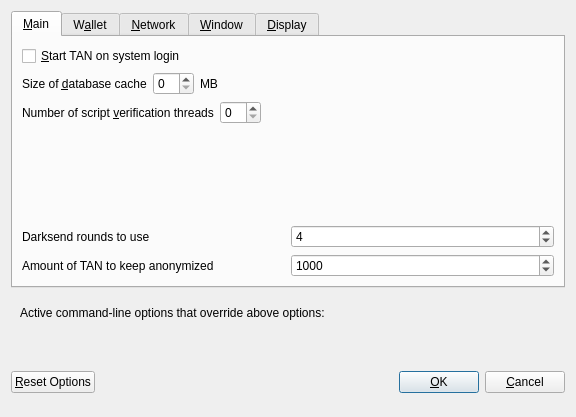
<?xml version="1.0" encoding="UTF-8"?>
<ui version="4.0">
 <class>OptionsDialog</class>
 <widget class="QDialog" name="OptionsDialog">
  <property name="geometry">
   <rect>
    <x>0</x>
    <y>0</y>
    <width>576</width>
    <height>417</height>
   </rect>
  </property>
  <property name="windowTitle">
   <string>Options</string>
  </property>
  <property name="modal">
   <bool>true</bool>
  </property>
  <layout class="QVBoxLayout" name="verticalLayout">
   <item>
    <widget class="QTabWidget" name="tabWidget">
     <property name="currentIndex">
      <number>0</number>
     </property>
     <widget class="QWidget" name="tabMain">
      <attribute name="title">
       <string>&amp;Main</string>
      </attribute>
      <layout class="QVBoxLayout" name="verticalLayout_Main">
       <item>
        <widget class="QCheckBox" name="bitcoinAtStartup">
         <property name="toolTip">
          <string>Automatically start TAN after logging in to the system.</string>
         </property>
         <property name="text">
          <string>&amp;Start TAN on system login</string>
         </property>
        </widget>
       </item>
       <item>
        <layout class="QHBoxLayout" name="horizontalLayout_2_Main">
         <item>
          <widget class="QLabel" name="databaseCacheLabel">
           <property name="text">
            <string>Size of &amp;database cache</string>
           </property>
           <property name="textFormat">
            <enum>Qt::PlainText</enum>
           </property>
           <property name="buddy">
            <cstring>databaseCache</cstring>
           </property>
          </widget>
         </item>
         <item>
          <widget class="QSpinBox" name="databaseCache"/>
         </item>
         <item>
          <widget class="QLabel" name="databaseCacheUnitLabel">
           <property name="text">
            <string>MB</string>
           </property>
           <property name="textFormat">
            <enum>Qt::PlainText</enum>
           </property>
          </widget>
         </item>
         <item>
          <spacer name="horizontalSpacer_2_Main">
           <property name="orientation">
            <enum>Qt::Horizontal</enum>
           </property>
           <property name="sizeHint" stdset="0">
            <size>
             <width>40</width>
             <height>20</height>
            </size>
           </property>
          </spacer>
         </item>
        </layout>
       </item>
       <item>
        <layout class="QHBoxLayout" name="horizontalLayout_3_Main">
         <item>
          <widget class="QLabel" name="threadsScriptVerifLabel">
           <property name="text">
            <string>Number of script &amp;verification threads</string>
           </property>
           <property name="textFormat">
            <enum>Qt::PlainText</enum>
           </property>
           <property name="buddy">
            <cstring>threadsScriptVerif</cstring>
           </property>
          </widget>
         </item>
         <item>
          <widget class="QSpinBox" name="threadsScriptVerif">
           <property name="toolTip">
            <string>(0 = auto, &lt;0 = leave that many cores free)</string>
           </property>
          </widget>
         </item>
         <item>
          <spacer name="horizontalSpacer_3_Main">
           <property name="orientation">
            <enum>Qt::Horizontal</enum>
           </property>
           <property name="sizeHint" stdset="0">
            <size>
             <width>40</width>
             <height>20</height>
            </size>
           </property>
          </spacer>
         </item>
        </layout>
       </item>
       <item>
        <spacer name="verticalSpacer_Main">
         <property name="orientation">
          <enum>Qt::Vertical</enum>
         </property>
         <property name="sizeHint" stdset="0">
          <size>
           <width>20</width>
           <height>40</height>
          </size>
         </property>
        </spacer>
       </item>
       <item>
        <layout class="QHBoxLayout" name="horizontalLayout_4_Main">
         <item>
          <widget class="QLabel" name="label">
           <property name="toolTip">
            <string>This setting determines the amount of individual masternodes that an input will be anonymized through.&lt;br/&gt;More rounds of anonymization gives a higher degree of privacy, but also costs more in fees.</string>
           </property>
           <property name="text">
            <string>Darksend rounds to use</string>
           </property>
          </widget>
         </item>
         <item>
          <widget class="QSpinBox" name="DarksendRounds">
           <property name="minimum">
            <number>2</number>
           </property>
           <property name="maximum">
            <number>8</number>
           </property>
           <property name="value">
            <number>4</number>
           </property>
          </widget>
         </item>
        </layout>
       </item>
       <item>
        <layout class="QHBoxLayout" name="horizontalLayout">
         <item>
          <widget class="QLabel" name="label_2">
           <property name="toolTip">
            <string>This amount acts as a threshold to turn off Darksend once it's reached.</string>
           </property>
           <property name="statusTip">
            <string notr="true"/>
           </property>
           <property name="whatsThis">
            <string notr="true"/>
           </property>
           <property name="accessibleName">
            <string notr="true"/>
           </property>
           <property name="accessibleDescription">
            <string notr="true"/>
           </property>
           <property name="text">
            <string>Amount of TAN to keep anonymized</string>
           </property>
          </widget>
         </item>
         <item>
          <widget class="QSpinBox" name="anonymizeTAN">
           <property name="minimum">
            <number>100</number>
           </property>
           <property name="maximum">
            <number>100000</number>
           </property>
           <property name="singleStep">
            <number>100</number>
           </property>
           <property name="value">
            <number>1000</number>
           </property>
          </widget>
         </item>
        </layout>
       </item>
      </layout>
     </widget>
     <widget class="QWidget" name="tabWallet">
      <attribute name="title">
       <string>W&amp;allet</string>
      </attribute>
      <layout class="QVBoxLayout" name="verticalLayout_Wallet">
       <item>
        <widget class="QGroupBox" name="groupBox">
         <property name="title">
          <string>Expert</string>
         </property>
         <layout class="QVBoxLayout" name="verticalLayout_2">
          <item>
           <widget class="QCheckBox" name="coinControlFeatures">
            <property name="toolTip">
             <string>Whether to show coin control features or not.</string>
            </property>
            <property name="text">
             <string>Enable coin &amp;control features</string>
            </property>
           </widget>
          </item>
          <item>
           <widget class="QCheckBox" name="showMasternodesTab">
            <property name="toolTip">
             <string>Show additional tab listing all your masternodes in first sub-tab&lt;br/&gt;and all masternodes on the network in second sub-tab.</string>
            </property>
            <property name="text">
             <string>Show Masternodes Tab</string>
            </property>
           </widget>
          </item>
          <item>
           <widget class="QCheckBox" name="spendZeroConfChange">
            <property name="toolTip">
             <string>If you disable the spending of unconfirmed change, the change from a transaction&lt;br/&gt;cannot be used until that transaction has at least one confirmation.&lt;br/&gt;This also affects how your balance is computed.</string>
            </property>
            <property name="text">
             <string>&amp;Spend unconfirmed change</string>
            </property>
           </widget>
          </item>
         </layout>
        </widget>
       </item>
       <item>
        <spacer name="verticalSpacer_Wallet">
         <property name="orientation">
          <enum>Qt::Vertical</enum>
         </property>
         <property name="sizeHint" stdset="0">
          <size>
           <width>20</width>
           <height>40</height>
          </size>
         </property>
        </spacer>
       </item>
      </layout>
     </widget>
     <widget class="QWidget" name="tabNetwork">
      <attribute name="title">
       <string>&amp;Network</string>
      </attribute>
      <layout class="QVBoxLayout" name="verticalLayout_Network">
       <item>
        <widget class="QCheckBox" name="mapPortUpnp">
         <property name="toolTip">
          <string>Automatically open the TAN client port on the router. This only works when your router supports UPnP and it is enabled.</string>
         </property>
         <property name="text">
          <string>Map port using &amp;UPnP</string>
         </property>
        </widget>
       </item>
       <item>
        <widget class="QCheckBox" name="allowIncoming">
         <property name="toolTip">
          <string>Accept connections from outside</string>
         </property>
         <property name="text">
          <string>Allow incoming connections</string>
         </property>
        </widget>
       </item>
       <item>
        <widget class="QCheckBox" name="connectSocks">
         <property name="toolTip">
          <string>Connect to the TAN network through a SOCKS5 proxy.</string>
         </property>
         <property name="text">
          <string>&amp;Connect through SOCKS5 proxy (default proxy):</string>
         </property>
        </widget>
       </item>
       <item>
        <layout class="QHBoxLayout" name="horizontalLayout_1_Network">
         <item>
          <widget class="QLabel" name="proxyIpLabel">
           <property name="text">
            <string>Proxy &amp;IP:</string>
           </property>
           <property name="textFormat">
            <enum>Qt::PlainText</enum>
           </property>
           <property name="buddy">
            <cstring>proxyIp</cstring>
           </property>
          </widget>
         </item>
         <item>
          <widget class="QValidatedLineEdit" name="proxyIp">
           <property name="minimumSize">
            <size>
             <width>140</width>
             <height>0</height>
            </size>
           </property>
           <property name="maximumSize">
            <size>
             <width>140</width>
             <height>16777215</height>
            </size>
           </property>
           <property name="toolTip">
            <string>IP address of the proxy (e.g. IPv4: 127.0.0.1 / IPv6: ::1)</string>
           </property>
          </widget>
         </item>
         <item>
          <widget class="QLabel" name="proxyPortLabel">
           <property name="text">
            <string>&amp;Port:</string>
           </property>
           <property name="textFormat">
            <enum>Qt::PlainText</enum>
           </property>
           <property name="buddy">
            <cstring>proxyPort</cstring>
           </property>
          </widget>
         </item>
         <item>
          <widget class="QLineEdit" name="proxyPort">
           <property name="minimumSize">
            <size>
             <width>55</width>
             <height>0</height>
            </size>
           </property>
           <property name="maximumSize">
            <size>
             <width>55</width>
             <height>16777215</height>
            </size>
           </property>
           <property name="toolTip">
            <string>Port of the proxy (e.g. 18404)</string>
           </property>
          </widget>
         </item>
         <item>
          <spacer name="horizontalSpacer_1_Network">
           <property name="orientation">
            <enum>Qt::Horizontal</enum>
           </property>
           <property name="sizeHint" stdset="0">
            <size>
             <width>40</width>
             <height>20</height>
            </size>
           </property>
          </spacer>
         </item>
        </layout>
       </item>
       <item>
        <spacer name="verticalSpacer_Network">
         <property name="orientation">
          <enum>Qt::Vertical</enum>
         </property>
         <property name="sizeHint" stdset="0">
          <size>
           <width>20</width>
           <height>40</height>
          </size>
         </property>
        </spacer>
       </item>
      </layout>
     </widget>
     <widget class="QWidget" name="tabWindow">
      <attribute name="title">
       <string>&amp;Window</string>
      </attribute>
      <layout class="QVBoxLayout" name="verticalLayout_Window">
       <item>
        <widget class="QCheckBox" name="minimizeToTray">
         <property name="toolTip">
          <string>Show only a tray icon after minimizing the window.</string>
         </property>
         <property name="text">
          <string>&amp;Minimize to the tray instead of the taskbar</string>
         </property>
        </widget>
       </item>
       <item>
        <widget class="QCheckBox" name="minimizeOnClose">
         <property name="toolTip">
          <string>Minimize instead of exit the application when the window is closed. When this option is enabled, the application will be closed only after selecting Quit in the menu.</string>
         </property>
         <property name="text">
          <string>M&amp;inimize on close</string>
         </property>
        </widget>
       </item>
       <item>
        <spacer name="verticalSpacer_Window">
         <property name="orientation">
          <enum>Qt::Vertical</enum>
         </property>
         <property name="sizeHint" stdset="0">
          <size>
           <width>20</width>
           <height>40</height>
          </size>
         </property>
        </spacer>
       </item>
      </layout>
     </widget>
     <widget class="QWidget" name="tabDisplay">
      <attribute name="title">
       <string>&amp;Display</string>
      </attribute>
      <layout class="QVBoxLayout" name="verticalLayout_Display">
       <item>
        <layout class="QHBoxLayout" name="horizontalLayout_1_Display">
         <item>
          <widget class="QLabel" name="langLabel">
           <property name="text">
            <string>User Interface &amp;language:</string>
           </property>
           <property name="textFormat">
            <enum>Qt::PlainText</enum>
           </property>
           <property name="buddy">
            <cstring>lang</cstring>
           </property>
          </widget>
         </item>
         <item>
          <widget class="QValueComboBox" name="lang">
           <property name="toolTip">
            <string>The user interface language can be set here. This setting will take effect after restarting TAN.</string>
           </property>
          </widget>
         </item>
        </layout>
       </item>
       <item>
        <widget class="QLabel" name="label_3">
         <property name="toolTip">
          <string notr="true"/>
         </property>
         <property name="statusTip">
          <string notr="true"/>
         </property>
         <property name="whatsThis">
          <string notr="true"/>
         </property>
         <property name="accessibleName">
          <string notr="true"/>
         </property>
         <property name="text">
          <string>Language missing or translation incomplete? Help contributing translations here:
https://www.transifex.com/taurusnetwork-project/taurusnetwork-project-translations</string>
         </property>
         <property name="wordWrap">
          <bool>true</bool>
         </property>
         <property name="openExternalLinks">
          <bool>true</bool>
         </property>
         <property name="textInteractionFlags">
          <set>Qt::TextBrowserInteraction</set>
         </property>
        </widget>
       </item>
       <item>
        <layout class="QHBoxLayout" name="horizontalLayout_4_Display" stretch="0,0">
         <item>
          <widget class="QLabel" name="themeLabel">
           <property name="text">
            <string>User Interface Theme:</string>
           </property>
          </widget>
         </item>
         <item>
          <widget class="QValueComboBox" name="theme"/>
         </item>
        </layout>
       </item>
       <item>
        <widget class="Line" name="line">
         <property name="orientation">
          <enum>Qt::Horizontal</enum>
         </property>
        </widget>
       </item>
       <item>
        <layout class="QHBoxLayout" name="horizontalLayout_2_Display">
         <item>
          <widget class="QLabel" name="unitLabel">
           <property name="text">
            <string>&amp;Unit to show amounts in:</string>
           </property>
           <property name="textFormat">
            <enum>Qt::PlainText</enum>
           </property>
           <property name="buddy">
            <cstring>unit</cstring>
           </property>
          </widget>
         </item>
         <item>
          <widget class="QValueComboBox" name="unit">
           <property name="toolTip">
            <string>Choose the default subdivision unit to show in the interface and when sending coins.</string>
           </property>
          </widget>
         </item>
        </layout>
       </item>
       <item>
        <layout class="QHBoxLayout" name="horizontalLayout_5_Display">
         <item>
          <widget class="QLabel" name="digitsLabel">
           <property name="text">
            <string>Decimal digits</string>
           </property>
          </widget>
         </item>
         <item>
          <widget class="QValueComboBox" name="digits"/>
         </item>
        </layout>
       </item>
       <item>
        <layout class="QHBoxLayout" name="horizontalLayout_3_Display">
         <item>
          <widget class="QLabel" name="thirdPartyTxUrlsLabel">
           <property name="toolTip">
            <string>Third party URLs (e.g. a block explorer) that appear in the transactions tab as context menu items. %s in the URL is replaced by transaction hash. Multiple URLs are separated by vertical bar |.</string>
           </property>
           <property name="text">
            <string>Third party transaction URLs</string>
           </property>
           <property name="buddy">
            <cstring>thirdPartyTxUrls</cstring>
           </property>
          </widget>
         </item>
         <item>
          <widget class="QLineEdit" name="thirdPartyTxUrls">
           <property name="toolTip">
            <string>Third party URLs (e.g. a block explorer) that appear in the transactions tab as context menu items. %s in the URL is replaced by transaction hash. Multiple URLs are separated by vertical bar |.</string>
           </property>
          </widget>
         </item>
        </layout>
       </item>
       <item>
        <spacer name="verticalSpacer">
         <property name="orientation">
          <enum>Qt::Vertical</enum>
         </property>
         <property name="sizeHint" stdset="0">
          <size>
           <width>20</width>
           <height>40</height>
          </size>
         </property>
        </spacer>
       </item>
      </layout>
     </widget>
    </widget>
   </item>
   <item>
    <widget class="QFrame" name="frame">
     <layout class="QVBoxLayout" name="verticalLayout_Bottom">
      <item>
       <layout class="QHBoxLayout" name="horizontalLayout_Bottom">
        <item>
         <widget class="QLabel" name="overriddenByCommandLineInfoLabel">
          <property name="text">
           <string>Active command-line options that override above options:</string>
          </property>
          <property name="textFormat">
           <enum>Qt::PlainText</enum>
          </property>
         </widget>
        </item>
        <item>
         <spacer name="horizontalSpacer_Bottom">
          <property name="orientation">
           <enum>Qt::Horizontal</enum>
          </property>
          <property name="sizeHint" stdset="0">
           <size>
            <width>40</width>
            <height>20</height>
           </size>
          </property>
         </spacer>
        </item>
       </layout>
      </item>
      <item>
       <widget class="QLabel" name="overriddenByCommandLineLabel">
        <property name="text">
         <string/>
        </property>
        <property name="textFormat">
         <enum>Qt::PlainText</enum>
        </property>
        <property name="wordWrap">
         <bool>true</bool>
        </property>
       </widget>
      </item>
     </layout>
    </widget>
   </item>
   <item>
    <layout class="QHBoxLayout" name="horizontalLayout_Buttons">
     <item>
      <widget class="QPushButton" name="resetButton">
       <property name="toolTip">
        <string>Reset all client options to default.</string>
       </property>
       <property name="text">
        <string>&amp;Reset Options</string>
       </property>
       <property name="autoDefault">
        <bool>false</bool>
       </property>
      </widget>
     </item>
     <item>
      <spacer name="horizontalSpacer_1">
       <property name="orientation">
        <enum>Qt::Horizontal</enum>
       </property>
       <property name="sizeHint" stdset="0">
        <size>
         <width>40</width>
         <height>48</height>
        </size>
       </property>
      </spacer>
     </item>
     <item>
      <widget class="QLabel" name="statusLabel">
       <property name="minimumSize">
        <size>
         <width>200</width>
         <height>0</height>
        </size>
       </property>
       <property name="font">
        <font>
         <weight>75</weight>
         <bold>true</bold>
        </font>
       </property>
       <property name="text">
        <string/>
       </property>
       <property name="textFormat">
        <enum>Qt::PlainText</enum>
       </property>
       <property name="wordWrap">
        <bool>true</bool>
       </property>
      </widget>
     </item>
     <item>
      <spacer name="horizontalSpacer_2">
       <property name="orientation">
        <enum>Qt::Horizontal</enum>
       </property>
       <property name="sizeHint" stdset="0">
        <size>
         <width>40</width>
         <height>48</height>
        </size>
       </property>
      </spacer>
     </item>
     <item>
      <widget class="QPushButton" name="okButton">
       <property name="text">
        <string>&amp;OK</string>
       </property>
       <property name="autoDefault">
        <bool>false</bool>
       </property>
       <property name="default">
        <bool>true</bool>
       </property>
      </widget>
     </item>
     <item>
      <widget class="QPushButton" name="cancelButton">
       <property name="text">
        <string>&amp;Cancel</string>
       </property>
       <property name="autoDefault">
        <bool>false</bool>
       </property>
      </widget>
     </item>
    </layout>
   </item>
  </layout>
 </widget>
 <customwidgets>
  <customwidget>
   <class>QValidatedLineEdit</class>
   <extends>QLineEdit</extends>
   <header>qvalidatedlineedit.h</header>
  </customwidget>
  <customwidget>
   <class>QValueComboBox</class>
   <extends>QComboBox</extends>
   <header>qvaluecombobox.h</header>
  </customwidget>
 </customwidgets>
 <resources/>
 <connections/>
</ui>
